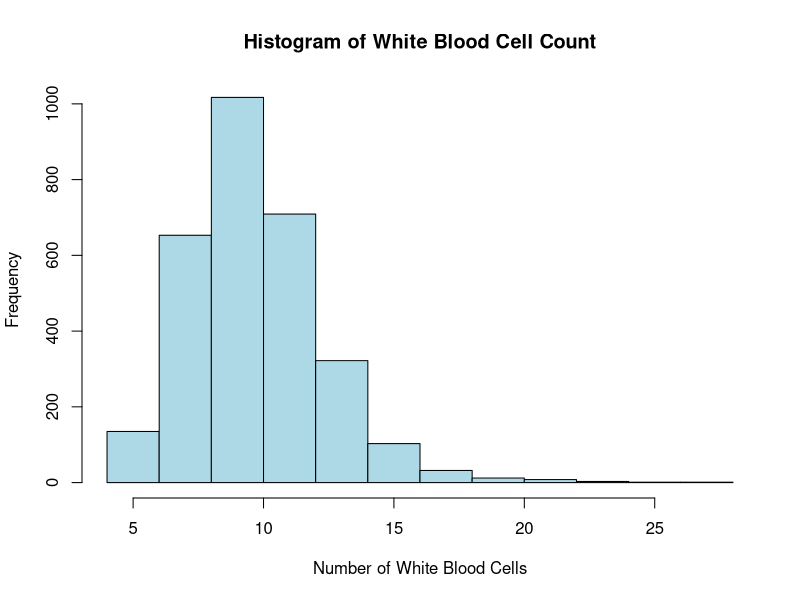
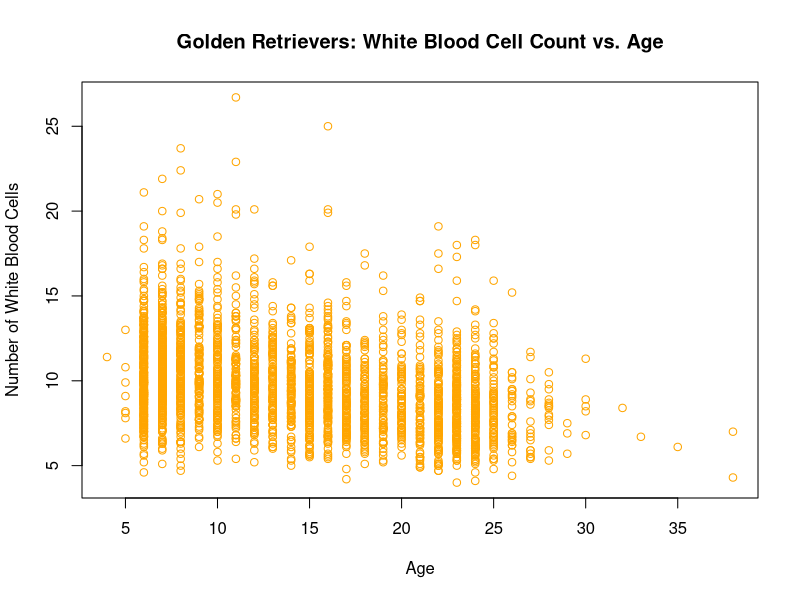
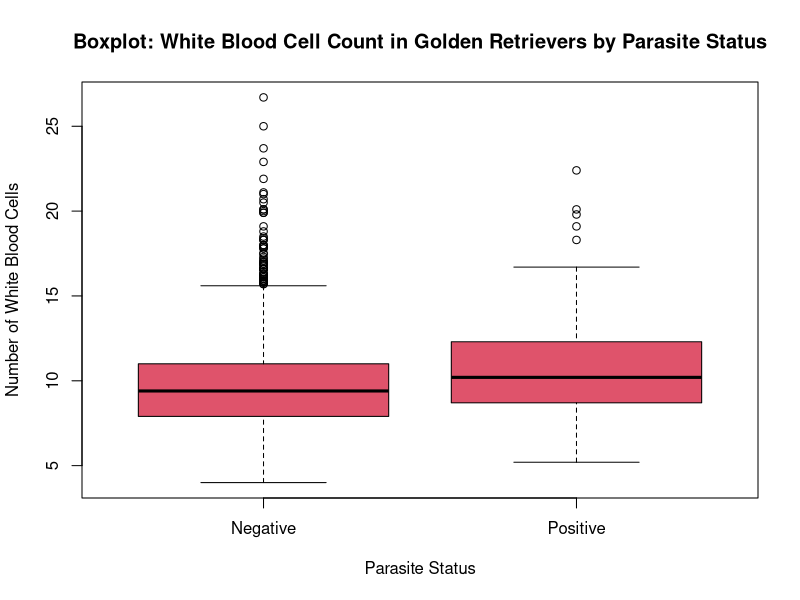
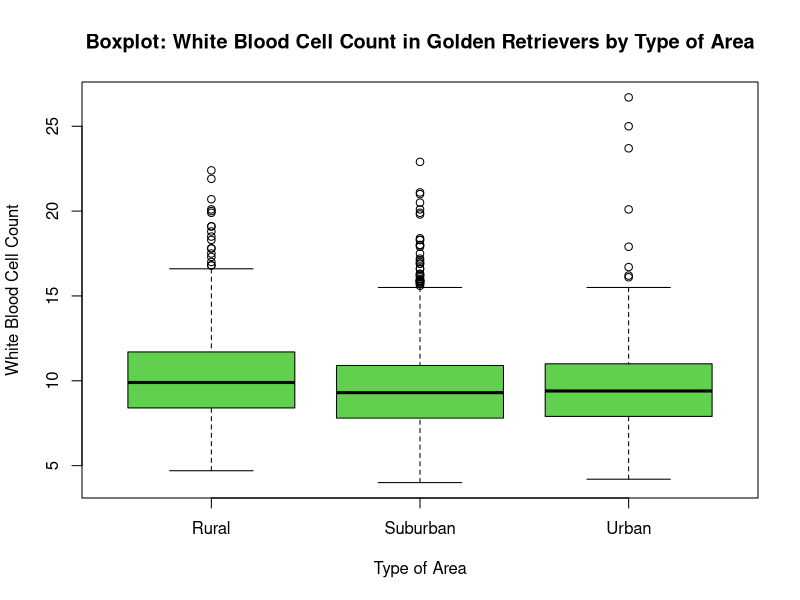
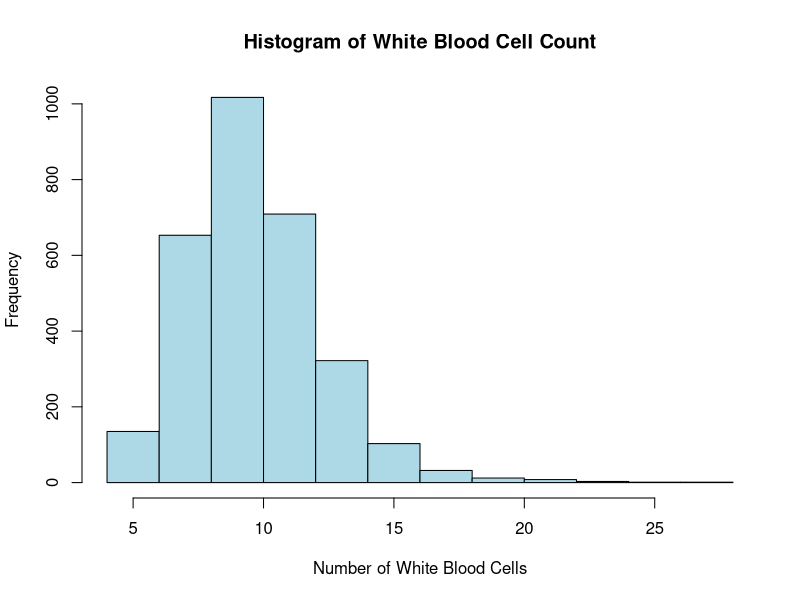
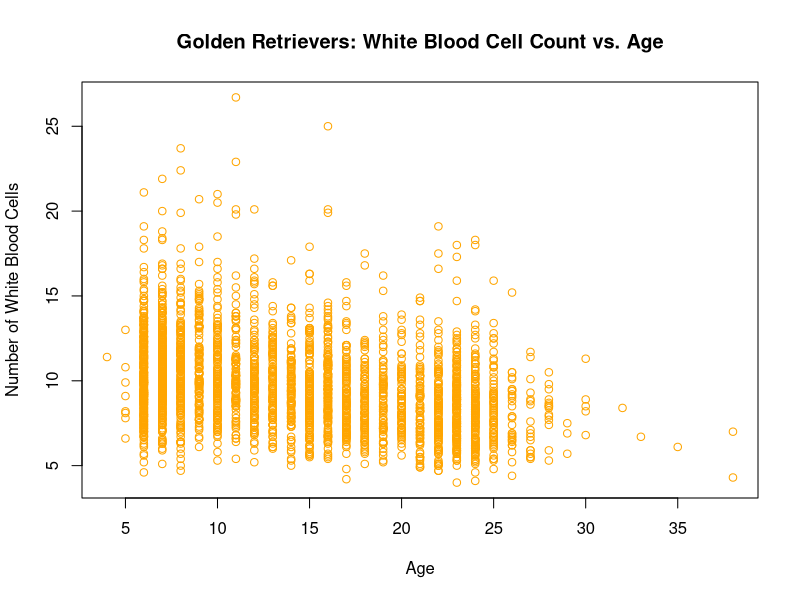
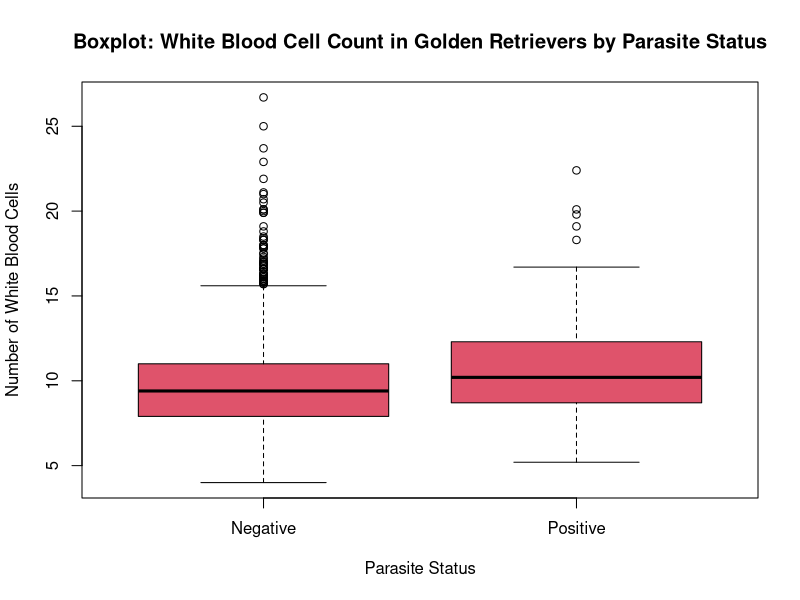
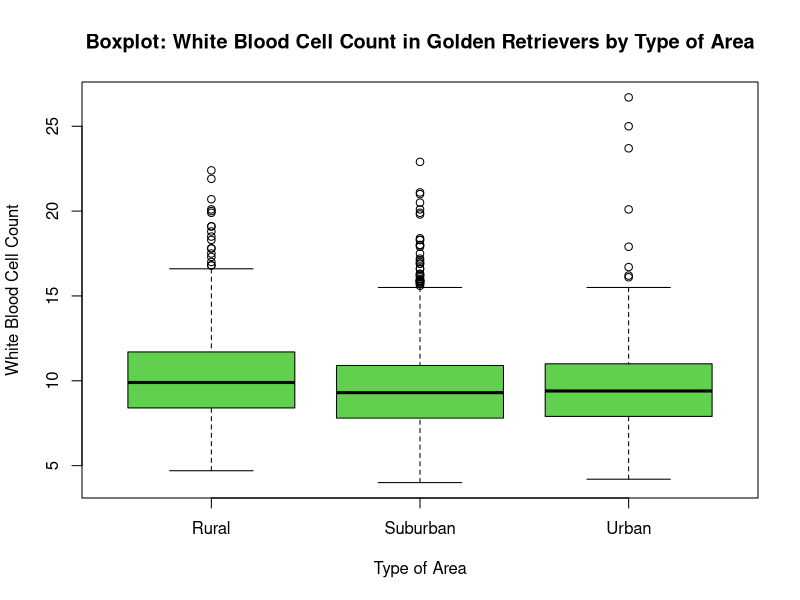

R code for these plots, in order:
## ---- chunk 1
knitr::opts_chunk$set(warnings = FALSE, message = FALSE)
# Packages used
library(readr)
library(tidyverse)
library(here)
library(psych)
library(car)
library(stats)
library(ggplot2)
library(knitr) 
library(nlme)
## ---- chunk 2
# Exploratory Data Analysis
# load in data
gr <- read_csv("golden_retriever_data.csv", show_col_types = FALSE)

# clean data
gr_clean <- gr %>% select(c(WBC, PARASITE_STATUS, TYPEAREA, AGE)) # select variables
gr_clean <- na.omit(gr_clean) # get rid of missing values
## ---- chunk 3
# Visualization 1: Histogram of WBC 
hist(gr_clean$WBC, xlab = "Number of White Blood Cells", main="Histogram of White Blood Cell Count", col="lightblue")
## ---- chunk 4
# Visualization 2: Scatterplot WBC~AGE
plot(gr_clean$WBC~gr_clean$AGE, xlab = "Age", ylab = "Number of White Blood Cells", main = "Golden Retrievers: White Blood Cell Count vs. Age", col="orange") 
## ---- chunk 5
# Visualization 3: Boxplot WBC~PARASITE_STATUS
boxplot(gr_clean$WBC~gr_clean$PARASITE_STATUS, xlab = "Parasite Status", ylab = "Number of White Blood Cells", main ="Boxplot: White Blood Cell Count in Golden Retrievers by Parasite Status", col="2")
## ---- chunk 6
# Visualization 4: WBC~TYPEAREA
boxplot(gr_clean$WBC~gr_clean$TYPEAREA, xlab = "Type of Area", ylab = "White Blood Cell Count", main ="Boxplot: White Blood Cell Count in Golden Retrievers by Type of Area", col="3")
## ---- chunk 7
# ANOVA
wbc_anova <- aov(WBC~TYPEAREA*PARASITE_STATUS, data=gr_clean)
summary(wbc_anova)
## ---- chunk 8
# Fitting a linear regression
mod <- lm(WBC~AGE+TYPEAREA, data=gr_clean)
summary(mod)
## ---- chunk 9
# Packages used
library(readr)
library(tidyverse)
library(here)
library(psych)
library(car)
library(stats)
library(ggplot2)
library(knitr) 
library(nlme)

## Exploratory Data Analysis
# load in data
gr <- read_csv("golden_retriever_data.csv", show_col_types = FALSE)
# clean data
gr_clean <- gr %>% select(c(WBC, PARASITE_STATUS, TYPEAREA, AGE)) # select variables
gr_clean <- na.omit(gr_clean) # get rid of missing values

# Visualization 1: Histogram of WBC 
hist(gr_clean$WBC, xlab = "Number of White Blood Cells", main="Histogram of White Blood Cell Count", col="lightblue")

# Visualization 2: Scatterplot WBC~AGE
plot(gr_clean$WBC~gr_clean$AGE, xlab = "Age", ylab = "Number of White Blood Cells", main = "Golden Retrievers: White Blood Cell Count vs. Age", col="orange") 

# Visualization 3: Boxplot WBC~PARASITE_STATUS
boxplot(gr_clean$WBC~gr_clean$PARASITE_STATUS, xlab = "Parasite Status", ylab = "Number of White Blood Cells", main ="Boxplot: White Blood Cell Count in Golden Retrievers by Parasite Status", col="2")

# Visualization 4: WBC~TYPEAREA
boxplot(gr_clean$WBC~gr_clean$TYPEAREA, xlab = "Type of Area", ylab = "White Blood Cell Count", main ="Boxplot: White Blood Cell Count in Golden Retrievers by Type of Area", col="3")


#### ANOVA
wbc_anova <- aov(WBC~TYPEAREA*PARASITE_STATUS, data=gr_clean) # fit ANOVA
summary(wbc_anova) # summary of ANOVA object

# ANOVA diagnostics
par(mfrow=c(2,2)) # edit output view
plot(wbc_anova) # diagnostic plots

# ANOVA data plot
ggplot(gr_clean, aes(x=WBC, y=TYPEAREA, color= PARASITE_STATUS))+ geom_point() + geom_boxplot() +
labs(title="ggplot of ANOVA Test", x="Number of White Blood Cells", y="Type of Area", col="Parasite Status")



#### Linear Regression
# Fitting a linear regression
mod <- lm(WBC~AGE+TYPEAREA, data=gr_clean) # fitting model
summary(mod) # summary of lm object

# lm diagnostics
par(mfrow=c(2,2)) # edit output view
plot(mod) # diagnostic plots

# Plot LM regression model
par(mfrow=c(1,1)) # reset output view

# Linear regression line on scatterplot
ggplot(gr_clean, aes(x=AGE, y=WBC, color=as.factor(TYPEAREA))) + geom_point() + geom_smooth(method = "lm") + labs(title="White Blood Cell Count across Age (across types of areas)", x="Age", y="Number of White Blood Cells")


## References
citation("readr")
citation("tidyverse")
citation("here")
citation("psych")
citation("car")
citation("stats")
citation("ggplot2")
citation("knitr") 
citation("nlme")
